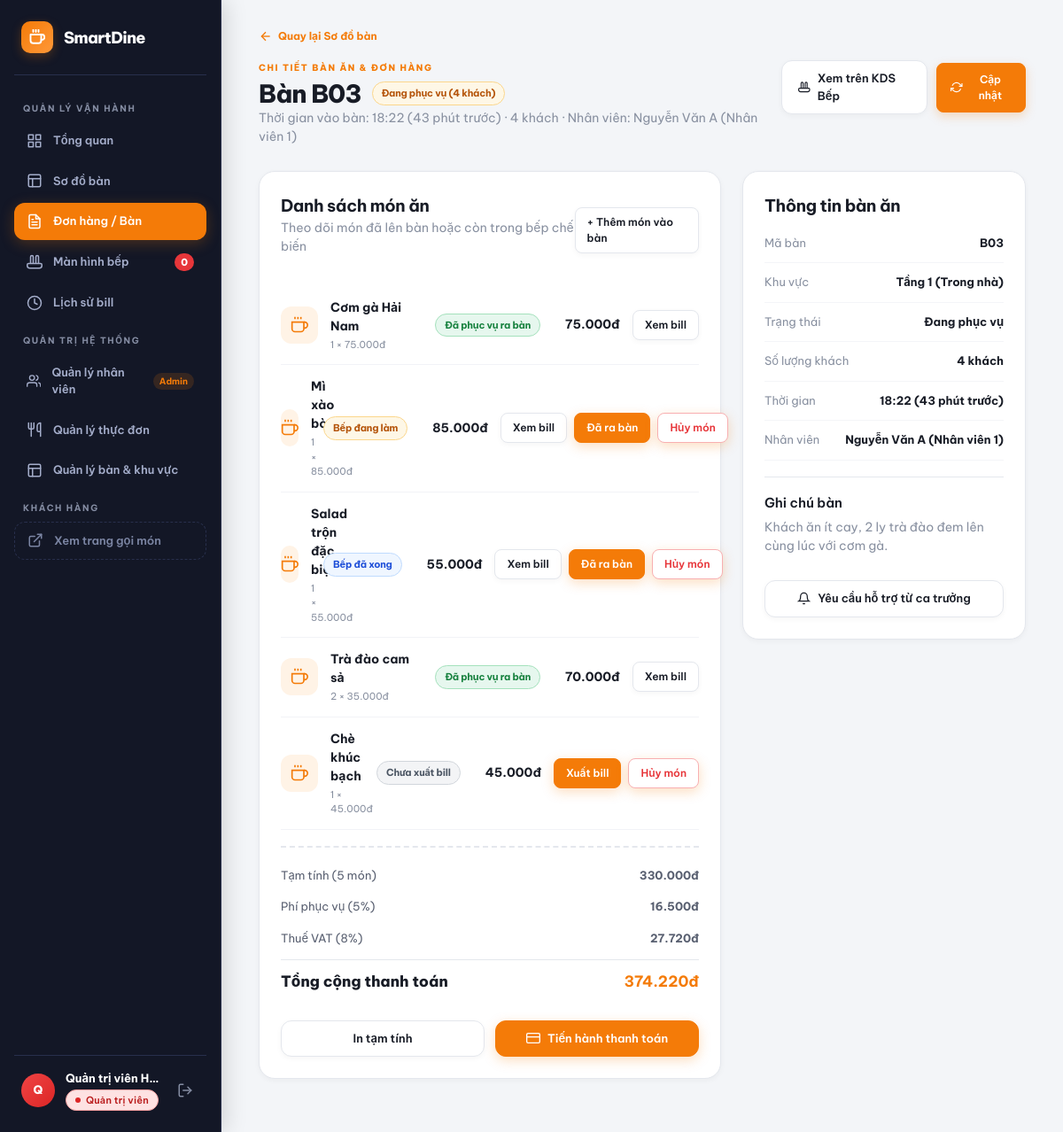
Screenshot of /index.php?page=table-order (signed in) with the database file from the repository.
### tables this page shows
CREATE TABLE `order_items` (
  `id` int(11) NOT NULL AUTO_INCREMENT,
  `order_id` int(11) NOT NULL,
  `item_name` varchar(100) NOT NULL,
  `unit_price` int(11) NOT NULL,
  `qty` int(11) NOT NULL DEFAULT 1,
  `note` varchar(255) DEFAULT NULL,
  `status` enum('unsent','pending','cooking','done','served','cancelled') NOT NULL DEFAULT 'unsent',
  `sent_by` int(11) DEFAULT NULL,
  `sent_at` datetime DEFAULT NULL,
  `cancelled_at` datetime DEFAULT NULL,
  `created_at` datetime DEFAULT current_timestamp(),
  PRIMARY KEY (`id`),
  KEY `idx_items_order` (`order_id`),
  CONSTRAINT `fk_items_order` FOREIGN KEY (`order_id`) REFERENCES `orders` (`id`) ON DELETE CASCADE
);

### includes/orders.php (called while the page is built, shortened)
<?php
require_once __DIR__ . '/billing.php';
require_once __DIR__ . '/http.php';
function getOrdersDb(): PDO {
    static $initialized = false;
    $pdo = getDbConnection();
    if (!$initialized) {
        $initialized = true;
    }
    return $pdo;
}
function fetchTableItems(PDO $pdo, string $tableCode): array {
    $stmt = $pdo->prepare("
        SELECT i.`id`, i.`item_name` AS `name`, i.`unit_price` AS `price`, i.`qty`, i.`note`, i.`status`, i.`sent_at`
        FROM `order_items` i
        JOIN `orders` o ON o.`id` = i.`order_id`
        WHERE o.`table_code` = ? AND o.`status` = 'open'
        ORDER BY i.`id`
    ");
    $stmt->execute([$tableCode]);
    return $stmt->fetchAll();
}

### config/billing.php (called while the page is built)
<?php
return [
    'vat_rate'          => 0.08,
    'service_fee_rate'  => 0.05,
    'excluded_statuses' => ['cancelled'],
];

### includes/billing.php (called while the page is built, shortened)
<?php
function getBillingConfig(): array {
    static $config = null;
    if ($config === null) {
        $config = require __DIR__ . '/../config/billing.php';
    }
    return $config;
}
function calculateBill(array $items, array $discount = [], ?array $config = null): array {
    $config = $config ?? getBillingConfig();
    $lines    = buildBillLines($items, $config['excluded_statuses']);
    $subtotal = array_sum(array_column($lines, 'amount'));
    $discountType   = $discount['type'] ?? DISCOUNT_NONE;
    $discountValue  = (int) ($discount['value'] ?? 0);
    $discountAmount = calculateDiscountAmount($subtotal, $discountType, $discountValue);
    $afterDiscount = $subtotal - $discountAmount;
    $serviceFee    = roundMoney($afterDiscount * $config['service_fee_rate']);
    $taxable       = $afterDiscount + $serviceFee;
    $vat           = roundMoney($taxable * $config['vat_rate']);
    return [
        'lines'           => $lines,
        'subtotal'        => $subtotal,
        'discount_type'   => $discountType,
        'discount_value'  => $discountType === DISCOUNT_NONE ? 0 : $discountValue,
        'discount_amount' => $discountAmount,
        'service_fee'     => $serviceFee,
        'vat'             => $vat,
        'total'           => $taxable + $vat,
        'vat_rate'        => $config['vat_rate'],
        'service_rate'    => $config['service_fee_rate'],
    ];
}
function buildBillLines(array $items, array $excludedStatuses): array {
    $lines = [];
    foreach ($items as $item) {
        $price = (int) ($item['price'] ?? 0);
        $qty   = (int) ($item['qty'] ?? 0);
        $lines[] = [
            'name'   => (string) ($item['name'] ?? ''),
            'price'  => $price,
            'qty'    => $qty,
            'amount' => $price * $qty,
        ];
    }
    return $lines;
}
function calculateDiscountAmount(int $subtotal, string $type, int $value): int {
    switch ($type) {
        case DISCOUNT_NONE:
            return 0;
    }
}
function roundMoney(float $amount): int {
    return (int) round($amount, 0, PHP_ROUND_HALF_UP);
}
function formatMoney(int $amount): string {
    return number_format($amount, 0, ',', '.') . 'đ';
}

### includes/http.php (called while the page is built, shortened)
<?php
function escapeHtml($value): string {
    return htmlspecialchars((string) $value, ENT_QUOTES, 'UTF-8');
}

### pages/table-order.php (the view, shortened to what this page needs)
<?php
require_once __DIR__ . '/../includes/orders.php';
$currentTable = htmlspecialchars($_GET['table'] ?? 'B03');
$tableData = [
  'B03' => [
    'has_guests' => true,
    'guests' => 4,
    'time' => '18:22 (43 phút trước)',
    'zone' => 'Tầng 1 (Trong nhà)',
    'staff' => 'Nguyễn Văn A (Nhân viên 1)',
    'note' => 'Khách ăn ít cay, 2 ly trà đào đem lên cùng lúc với cơm gà.'
  ],
  'B05' => [
    'has_guests' => true,
    'guests' => 3,
    'time' => '18:45 (20 phút trước)',
    'zone' => 'Sân vườn (Ngoài trời)',
    'staff' => 'Nguyễn Văn A (Nhân viên 1)',
    'note' => 'Bàn gần tiểu cảnh sân vườn, khách yêu cầu quạt phụ.'
  ],
  'B10' => [
    'has_guests' => true,
    'guests' => 6,
    'time' => '17:50 (75 phút trước)',
    'zone' => 'Phòng VIP Hoàng Gia',
    'staff' => 'Nguyễn Văn A (Nhân viên 1)',
    'note' => 'Khách VIP thành viên Diamond, áp dụng voucher giảm 200.000đ.'
  ],
  'B11' => [
    'has_guests' => true,
    'guests' => 2,
    'time' => '19:10 (12 phút trước)',
    'zone' => 'Tầng 1 (Trong nhà)',
    'staff' => 'Nguyễn Văn A (Nhân viên 1)',
    'note' => 'Khách gọi thanh toán nhanh khi đồ ăn ra.'
  ]
];
$cur = $tableData[$currentTable] ?? [
  'has_guests' => false,
  'guests' => 0,
  'time' => 'Chưa mở bàn',
  'zone' => 'Khu vực chính',
  'staff' => 'Chưa phân công',
  'note' => 'Bàn đang trống sẵn sàng đón khách mới.'
];
$orderItems = [];
try {
  $orderItems = fetchTableItems(getOrdersDb(), $currentTable);
} catch (RuntimeException | PDOException $e) {
  error_log('table-order page: ' . $e->getMessage());
  $dbError = 'Không tải được danh sách món, vui lòng thử lại.';
}
$bill = calculateBill($orderItems);
$cur['has_guests'] = $bill['lines'] !== [];
?>
<div class="dash-header">
  <div>
    <div class="back-nav-row">
      <a class="back-link" href="index.php?page=staff">
        <svg width="16" height="16" viewBox="0 0 24 24" fill="none" stroke="currentColor" stroke-width="2"><line x1="19" y1="12" x2="5" y2="12"></line><polyline points="12 19 5 12 12 5"></polyline></svg>
        <span>Quay lại Sơ đồ bàn</span>
      </a>
    </div>
    <div class="title-with-badge">
      <span class="eyebrow">CHI TIẾT BÀN ĂN & ĐƠN HÀNG</span>
      <div class="heading-badge-wrap">
        <h1>Bàn <?=$currentTable?></h1>
        <?php if ($cur['has_guests']): ?>
          <span class="status status-cooking">Đang phục vụ (<?=$cur['guests']?> khách)</span>
        <?php else: ?>
          <span class="status status-ready">Bàn trống (Chưa có khách)</span>
        <?php endif; ?>
      </div>
      <p class="muted">
        <?php if ($cur['has_guests']): ?>
          Thời gian vào bàn: <?=$cur['time']?> · <?=$cur['guests']?> khách · Nhân viên: <?=$cur['staff']?>
        <?php else: ?>
          Bàn đang trống sẵn sàng đón khách. Quý khách hoặc nhân viên có thể mở bàn để chọn món.
        <?php endif; ?>
      </p>
    </div>
  </div>
  <div class="header-action-group">
    <a class="btn btn-outline" href="index.php?page=kitchen">
      <svg width="15" height="15" viewBox="0 0 24 24" fill="none" stroke="currentColor" stroke-width="2"><path d="M6 13.8V4a2 2 0 1 1 4 0v9.8"></path><path d="M14 13.8V4a2 2 0 1 1 4 0v9.8"></path><path d="M3 14h18a2 2 0 0 1 2 2v1a4 4 0 0 1-4 4H5a4 4 0 0 1-4-4v-1a2 2 0 0 1 2-2z"></path></svg>
      <span>Xem trên KDS Bếp</span>
    </a>
    <button class="btn btn-primary-tool" data-toast="Đã đồng bộ đơn hàng bàn <?=$currentTable?>">
      <svg width="15" height="15" viewBox="0 0 24 24" fill="none" stroke="currentColor" stroke-width="2"><polyline points="23 4 23 10 17 10"></polyline><polyline points="1 20 1 14 7 14"></polyline><path d="M3.51 9a9 9 0 0 1 14.85-3.36L23 10M1 14l4.64 4.36A9 9 0 0 0 20.49 15"></path></svg>
      <span>Cập nhật</span>
    </button>
  </div>
</div>
<div class="two-col staff-detail">
  <section class="panel">
    <div class="panel-title">
      <div>
        <h2>Danh sách món ăn</h2>
        <p class="muted"><?= $cur['has_guests'] ? 'Theo dõi món đã lên bàn hoặc còn trong bếp chế biến' : 'Bàn chưa có danh sách món' ?></p>
      </div>
      <a class="btn btn-small btn-outline" href="index.php?page=menu">+ Thêm món vào bàn</a>
    </div>
    <?php if ($cur['has_guests'] && !empty($orderItems)): ?>
      <div class="order-food-list">
        <?php foreach ($orderItems as $item): ?>
          <?php $statusInfo = ORDER_ITEM_STATUSES[$item['status']]; ?>
          <div class="order-food order-food-<?= escapeHtml($item['status']) ?>" data-item-id="<?= (int) $item['id'] ?>" data-item-name="<?= escapeHtml($item['name']) ?>">
            <div class="food-icon-box">
            </div>
            <div class="food-info-text grow">
              <b><?= escapeHtml($item['name']) ?></b>
              <small><?= (int) $item['qty'] ?> × <?= formatMoney((int) $item['price']) ?></small>
            </div>
            <span class="status status-<?= $statusInfo['class'] ?>"><?= $statusInfo['label'] ?></span>
            <b class="food-amount"><?= formatMoney((int) $item['price'] * (int) $item['qty']) ?></b>
            <div class="order-food-actions">
              <?php foreach (ORDER_ITEM_ACTIONS[$item['status']] as $action): ?>
                <button class="btn btn-small <?= ORDER_ACTION_BUTTONS[$action]['class'] ?>" type="button" data-item-action="<?= $action ?>"><?= ORDER_ACTION_BUTTONS[$action]['label'] ?></button>
              <?php endforeach; ?>
            </div>
          </div>
        <?php endforeach; ?>
      </div>
      <div class="bill-summary-box">
        <div class="summary-row"><span>Tạm tính (<?= count($bill['lines']) ?> món)</span><b><?= formatMoney($bill['subtotal']) ?></b></div>
        <div class="summary-row"><span>Phí phục vụ (<?= escapeHtml($bill['service_rate'] * 100) ?>%)</span><b><?= formatMoney($bill['service_fee']) ?></b></div>
        <div class="summary-row"><span>Thuế VAT (<?= escapeHtml($bill['vat_rate'] * 100) ?>%)</span><b><?= formatMoney($bill['vat']) ?></b></div>
        <div class="summary-row total"><span>Tổng cộng thanh toán</span><b><?= formatMoney($bill['total']) ?></b></div>
      </div>
      <div class="button-row">
        <button class="btn btn-outline" type="button" data-print-provisional data-table="<?= escapeHtml($currentTable) ?>">In tạm tính</button>
        <a class="btn btn-primary" href="index.php?page=payment&table=<?= $currentTable ?>">
          <svg width="16" height="16" viewBox="0 0 24 24" fill="none" stroke="currentColor" stroke-width="2"><rect x="1" y="4" width="22" height="16" rx="2" ry="2"></rect><line x1="1" y1="10" x2="23" y2="10"></line></svg>
          <span>Tiến hành thanh toán</span>
        </a>
      </div>
    <?php endif; ?>
  </section>
  <aside class="panel table-info-aside">
    <h2>Thông tin bàn ăn</h2>
    <div class="info-row"><span>Mã bàn</span><b><?=$currentTable?></b></div>
    <div class="info-row"><span>Khu vực</span><b><?=$cur['zone']?></b></div>
    <div class="info-row"><span>Trạng thái</span><b><?=$cur['has_guests'] ? 'Đang phục vụ' : 'Chưa có khách'?></b></div>
    <div class="info-row"><span>Số lượng khách</span><b><?=$cur['has_guests'] ? ($cur['guests'].' khách') : '0 người'?></b></div>
    <div class="info-row"><span>Thời gian</span><b><?=$cur['time']?></b></div>
    <div class="info-row"><span>Nhân viên</span><b><?=$cur['staff']?></b></div>
    <hr>
    <div class="note-box">
      <h3>Ghi chú bàn</h3>
      <p class="muted"><?=$cur['note']?></p>
    </div>
    <?php if ($cur['has_guests']): ?>
      <button class="btn btn-outline btn-block" data-toast="Đã gửi tín hiệu hỗ trợ tới ca trưởng">
        <svg width="15" height="15" viewBox="0 0 24 24" fill="none" stroke="currentColor" stroke-width="2"><path d="M18 8A6 6 0 0 0 6 8c0 7-3 9-3 9h18s-3-2-3-9"></path><path d="M13.73 21a2 2 0 0 1-3.46 0"></path></svg>
        <span>Yêu cầu hỗ trợ từ ca trưởng</span>
      </button>
    <?php endif; ?>
  </aside>
</div>

### assets/css/orders.css (style rules this page uses)
.status-unsent { color: #4b5563; background: #f3f4f6; border: 1px solid #d1d5db; }
.status-done { color: #1d4ed8; background: #eff6ff; border: 1px solid #bfdbfe; }
.order-food-actions { display: flex; gap: 8px; flex-shrink: 0; }

### rows the page displays
order_items: item_name "Cơm gà Hải Nam", qty "1", unit_price "75.000đ", status "Đã phục vụ ra bàn", formatMoney((int) $item['price'] * (int) $item['qty']) "75.000đ", status "Xem bill"
order_items: item_name "Mì xào bò", qty "1", unit_price "85.000đ", status "Bếp đang làm", formatMoney((int) $item['price'] * (int) $item['qty']) "85.000đ", status "Xem bill", status "Đã ra bàn", status "Hủy món"
order_items: item_name "Salad trộn đặc…", qty "1", unit_price "55.000đ", status "Bếp đã xong", formatMoney((int) $item['price'] * (int) $item['qty']) "55.000đ", status "Xem bill", status "Đã ra bàn", status "Hủy món"
order_items: item_name "Trà đào cam sả", qty "2", unit_price "35.000đ", status "Đã phục vụ ra bàn", formatMoney((int) $item['price'] * (int) $item['qty']) "70.000đ", status "Xem bill"
order_items: item_name "Chè khúc bạch", qty "1", unit_price "45.000đ", status "Chưa xuất bill", formatMoney((int) $item['price'] * (int) $item['qty']) "45.000đ", status "Xuất bill", status "Hủy món"

### other values shown
$kitchenOpenCount "0"
$userInitial "Q"
$user['fullname'] ?: $user['username'] "Quản trị viên H…"
$currentTable "B03"
$cur['guests'] "4"
$cur['time'] "18:22 (43 phút trước)"
$cur['staff'] "Nguyễn Văn A (Nhân viên 1)"
count($bill['lines']) "5"
formatMoney($bill['subtotal']) "330.000đ"
escapeHtml($bill['service_rate'] * 100) "5"
formatMoney($bill['service_fee']) "16.500đ"
escapeHtml($bill['vat_rate'] * 100) "8"
formatMoney($bill['vat']) "27.720đ"
formatMoney($bill['total']) "374.220đ"
$cur['zone'] "Tầng 1 (Trong nhà)"
